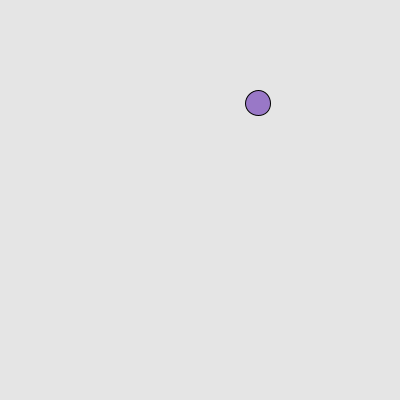
Frame 1 (no input)
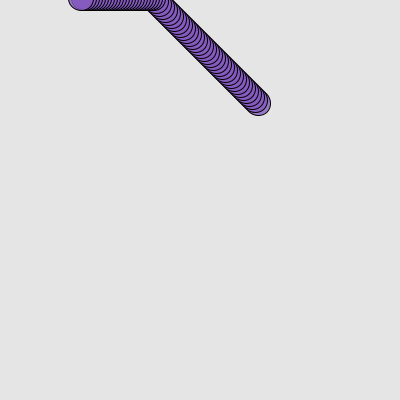
Frame 60 (the mouse pressed at the canvas centre just before this capture)
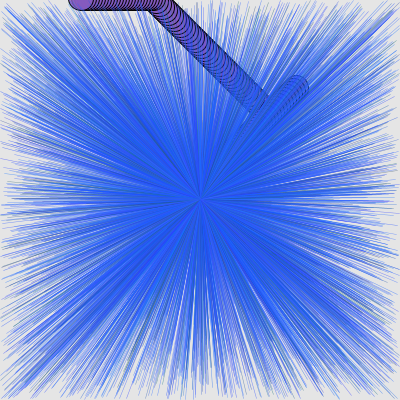
Frame 120 (the mouse held since frame 60 and released just before this capture)

The Processing sketch that drew these frames (run headless with seeded random() and noise(); from frame 60 on, the mouse is pressed at the canvas centre):

// Processing sketch: processing_183533
// ── processing_183533.pde

class chaser {
  // define variables
  int w, h, s, cR, cG, cB, pX, pY, transp, limXp, limXn, limYp, limYn;
  int colorPicker;

  // constructor
  // arguments: width, height, speed, R, G, B, alpha
  chaser( int cWidth, int cHeight, int cSpeed, int cRed, int cGreen, int cBlue, int cAlpha ) {
    pX = (int) random(width);
    pY = (int) random(height);
    w = cWidth;
    h = cHeight;
    s = cSpeed;
    cR = cRed;
    cG = cGreen;
    cB = cBlue;
    transp = cAlpha;
    colorPicker = (int) random(3);  // random color picker
  }

  // update function
  void update() {
  
    // mouse cursor recognition limits
    limXp = pX + w/4;
    limXn = pX - w/4;
    limYp = pY + h/4;
    limYn = pY - h/4;

    
    stroke(0);
    fill( cR, cG, cB, transp );

    if ( limXp > mouseX && limXn < mouseX && limYp > mouseY && limYn < mouseY ) {
      stroke( 0, 0 );
      fill( cR, cG, cB, 0 );
      stroke( 0, 255);
      strokeWeight( .5 );
      for ( int i = 0; i < 256; i++ ) {
        if ( colorPicker == 0) {
          stroke( random(15, 60), random(60, 120), random(100, 600), 150 );
        }
        if ( colorPicker == 1) {
          stroke( random(15, 60), random(100, 600), random(120, 165), 150 );
        }
        if ( colorPicker == 2) {
          stroke( random(60, 600), random(60, 120), random(15, 60), 150 );
        }
        line( pX, pY, random(width), random(height));
      }
    } else {
      colorPicker = (int) random(3);
      ellipse( pX, pY, w, h );
    }

    if ( pX < mouseX ) pX = pX + s;
    if ( pX > mouseX ) pX = pX - s;
    if ( pY < mouseY ) pY = pY + s;
    if ( pY > mouseY ) pY = pY - s;
  }
}

chaser c1;

void setup() {
  size(400, 400);
  background( 229, 229, 229);
  c1 = new chaser( 25, 25, 3, 133, 90, 191, 200 );
}

void draw() {
  c1.update();
} 

void mousePressed() {
  background( 229, 229, 229);
  c1.pX = (int) random(width);
  c1.pY = (int) random(height);
  delay(500);
}
